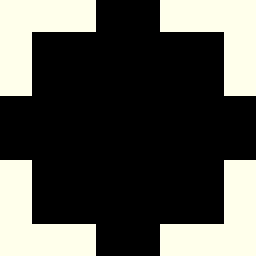

The image is a tile-based game level rendered from a .tmx file. Its description and complete source (layers, tilesets, objects, tile grids) follow:
An orthogonal 8x8 tile map with 32x32 px tiles, 1 tile layer (Calque de Tile 1).

<map version="1.2" tiledversion="1.2.2" orientation="orthogonal" renderorder="right-down" width="8" height="8" tilewidth="32" tileheight="32" infinite="0" nextlayerid="2" nextobjectid="1">
 <tileset firstgid="1" source="ExempleSalle.tsx" />
 <layer id="1" name="Calque de Tile 1" width="8" height="8">
  <data encoding="csv">
1,1,1,0,0,1,1,1,
1,0,0,0,0,0,0,1,
1,0,0,0,0,0,0,1,
0,0,0,0,0,0,0,0,
0,0,0,0,0,0,0,0,
1,0,0,0,0,0,0,1,
1,0,0,0,0,0,0,1,
1,1,1,0,0,1,1,1
</data>
 </layer>
</map>
